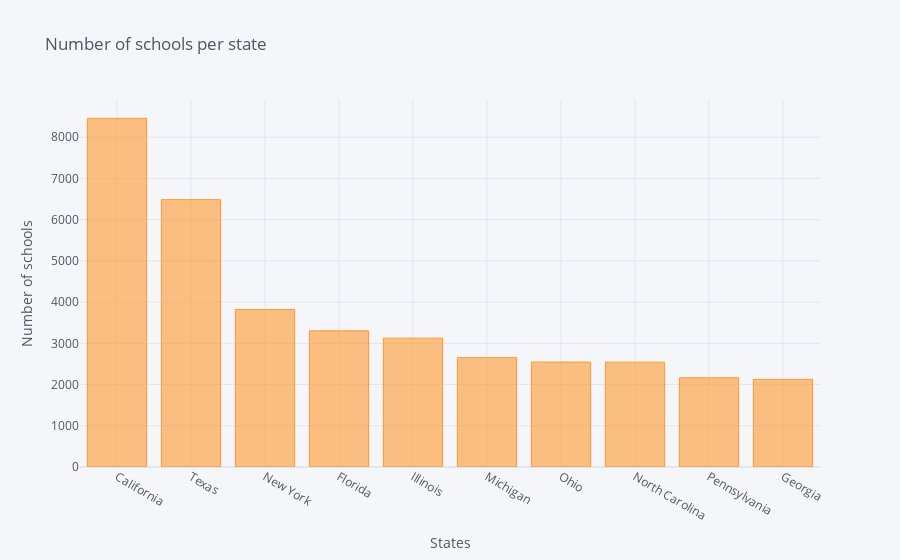

Notebook code cell kept with this figure:
### Code cell
s.iplot(kind='bar',xTitle='States',yTitle='Number of schools',title='Number of schools per state')

### Figure 1 — Plotly figure (JSON) as saved in the notebook; plotly's stock layout.template omitted (floating-point values rounded to 4 significant figures)
{"data": [{"marker": {"color": "rgba(255, 153, 51, 0.6)", "line": {"color": "rgba(255, 153, 51, 1.0)", "width": 1}}, "name": "School State", "orientation": "v", "text": "", "type": "bar", "x": ["California", "Texas", "New York", "Florida", "Illinois", "Michigan", "Ohio", "North Carolina", "Pennsylvania", "Georgia"], "y": [8457, 6485, 3819, 3302, 3126, 2653, 2546, 2543, 2163, 2125]}], "layout": {"legend": {"bgcolor": "#F5F6F9", "font": {"color": "#4D5663"}}, "paper_bgcolor": "#F5F6F9", "plot_bgcolor": "#F5F6F9", "title": {"font": {"color": "#4D5663"}, "text": "Number of schools per state"}, "xaxis": {"gridcolor": "#E1E5ED", "showgrid": true, "tickfont": {"color": "#4D5663"}, "title": {"font": {"color": "#4D5663"}, "text": "States"}, "zerolinecolor": "#E1E5ED"}, "yaxis": {"gridcolor": "#E1E5ED", "showgrid": true, "tickfont": {"color": "#4D5663"}, "title": {"font": {"color": "#4D5663"}, "text": "Number of schools"}, "zerolinecolor": "#E1E5ED"}}}
